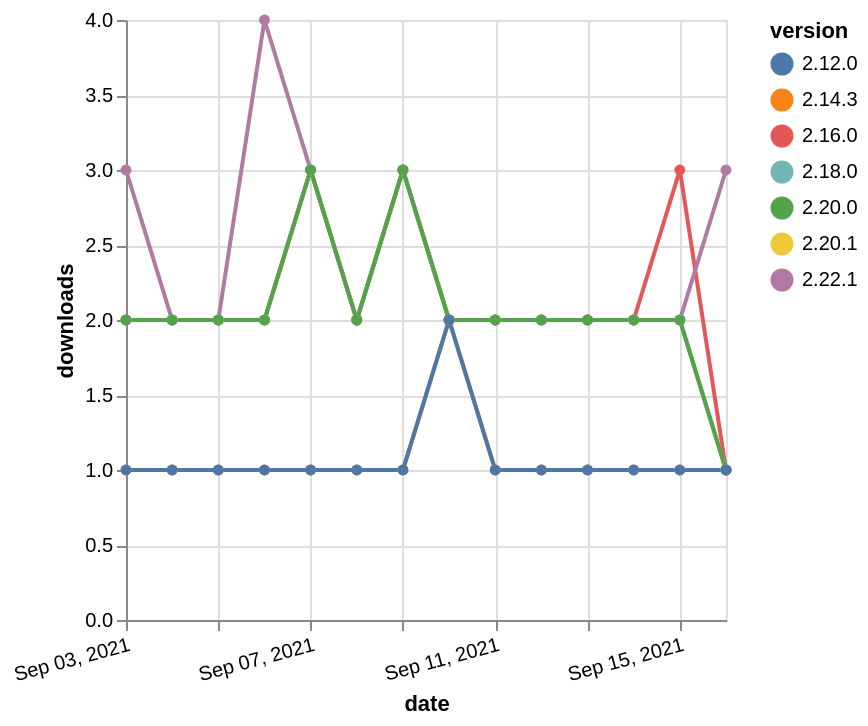

Write the Vega-Lite specification saved for this chart.
### Vega-Lite specification from a JSON file in a GitHub repository (floating-point values rounded to 4 significant figures)
{"$schema": "https://vega.github.io/schema/vega-lite/v5.json", "description": "A simple bar chart with embedded data.", "data": {"values": [{"date": "2021-09-03", "total": 1516, "delta": 2, "version": "2.16.0"}, {"date": "2021-09-04", "total": 1518, "delta": 2, "version": "2.16.0"}, {"date": "2021-09-05", "total": 1520, "delta": 2, "version": "2.16.0"}, {"date": "2021-09-06", "total": 1522, "delta": 2, "version": "2.16.0"}, {"date": "2021-09-07", "total": 1525, "delta": 3, "version": "2.16.0"}, {"date": "2021-09-08", "total": 1527, "delta": 2, "version": "2.16.0"}, {"date": "2021-09-09", "total": 1530, "delta": 3, "version": "2.16.0"}, {"date": "2021-09-10", "total": 1532, "delta": 2, "version": "2.16.0"}, {"date": "2021-09-11", "total": 1534, "delta": 2, "version": "2.16.0"}, {"date": "2021-09-12", "total": 1536, "delta": 2, "version": "2.16.0"}, {"date": "2021-09-13", "total": 1538, "delta": 2, "version": "2.16.0"}, {"date": "2021-09-14", "total": 1540, "delta": 2, "version": "2.16.0"}, {"date": "2021-09-15", "total": 1543, "delta": 3, "version": "2.16.0"}, {"date": "2021-09-16", "total": 1544, "delta": 1, "version": "2.16.0"}, {"date": "2021-09-03", "total": 229, "delta": 3, "version": "2.22.1"}, {"date": "2021-09-04", "total": 231, "delta": 2, "version": "2.22.1"}, {"date": "2021-09-05", "total": 233, "delta": 2, "version": "2.22.1"}, {"date": "2021-09-06", "total": 237, "delta": 4, "version": "2.22.1"}, {"date": "2021-09-07", "total": 240, "delta": 3, "version": "2.22.1"}, {"date": "2021-09-08", "total": 242, "delta": 2, "version": "2.22.1"}, {"date": "2021-09-09", "total": 245, "delta": 3, "version": "2.22.1"}, {"date": "2021-09-10", "total": 247, "delta": 2, "version": "2.22.1"}, {"date": "2021-09-11", "total": 249, "delta": 2, "version": "2.22.1"}, {"date": "2021-09-12", "total": 251, "delta": 2, "version": "2.22.1"}, {"date": "2021-09-13", "total": 253, "delta": 2, "version": "2.22.1"}, {"date": "2021-09-14", "total": 255, "delta": 2, "version": "2.22.1"}, {"date": "2021-09-15", "total": 257, "delta": 2, "version": "2.22.1"}, {"date": "2021-09-16", "total": 260, "delta": 3, "version": "2.22.1"}, {"date": "2021-09-03", "total": 388, "delta": 2, "version": "2.20.1"}, {"date": "2021-09-04", "total": 390, "delta": 2, "version": "2.20.1"}, {"date": "2021-09-05", "total": 392, "delta": 2, "version": "2.20.1"}, {"date": "2021-09-06", "total": 394, "delta": 2, "version": "2.20.1"}, {"date": "2021-09-07", "total": 397, "delta": 3, "version": "2.20.1"}, {"date": "2021-09-08", "total": 399, "delta": 2, "version": "2.20.1"}, {"date": "2021-09-09", "total": 402, "delta": 3, "version": "2.20.1"}, {"date": "2021-09-10", "total": 404, "delta": 2, "version": "2.20.1"}, {"date": "2021-09-11", "total": 406, "delta": 2, "version": "2.20.1"}, {"date": "2021-09-12", "total": 408, "delta": 2, "version": "2.20.1"}, {"date": "2021-09-13", "total": 410, "delta": 2, "version": "2.20.1"}, {"date": "2021-09-14", "total": 412, "delta": 2, "version": "2.20.1"}, {"date": "2021-09-15", "total": 414, "delta": 2, "version": "2.20.1"}, {"date": "2021-09-16", "total": 415, "delta": 1, "version": "2.20.1"}, {"date": "2021-09-03", "total": 1030, "delta": 2, "version": "2.18.0"}, {"date": "2021-09-04", "total": 1032, "delta": 2, "version": "2.18.0"}, {"date": "2021-09-05", "total": 1034, "delta": 2, "version": "2.18.0"}, {"date": "2021-09-06", "total": 1036, "delta": 2, "version": "2.18.0"}, {"date": "2021-09-07", "total": 1039, "delta": 3, "version": "2.18.0"}, {"date": "2021-09-08", "total": 1041, "delta": 2, "version": "2.18.0"}, {"date": "2021-09-09", "total": 1044, "delta": 3, "version": "2.18.0"}, {"date": "2021-09-10", "total": 1046, "delta": 2, "version": "2.18.0"}, {"date": "2021-09-11", "total": 1048, "delta": 2, "version": "2.18.0"}, {"date": "2021-09-12", "total": 1050, "delta": 2, "version": "2.18.0"}, {"date": "2021-09-13", "total": 1052, "delta": 2, "version": "2.18.0"}, {"date": "2021-09-14", "total": 1054, "delta": 2, "version": "2.18.0"}, {"date": "2021-09-15", "total": 1056, "delta": 2, "version": "2.18.0"}, {"date": "2021-09-16", "total": 1057, "delta": 1, "version": "2.18.0"}, {"date": "2021-09-03", "total": 210, "delta": 1, "version": "2.14.3"}, {"date": "2021-09-04", "total": 211, "delta": 1, "version": "2.14.3"}, {"date": "2021-09-05", "total": 212, "delta": 1, "version": "2.14.3"}, {"date": "2021-09-06", "total": 213, "delta": 1, "version": "2.14.3"}, {"date": "2021-09-07", "total": 214, "delta": 1, "version": "2.14.3"}, {"date": "2021-09-08", "total": 215, "delta": 1, "version": "2.14.3"}, {"date": "2021-09-09", "total": 216, "delta": 1, "version": "2.14.3"}, {"date": "2021-09-10", "total": 218, "delta": 2, "version": "2.14.3"}, {"date": "2021-09-11", "total": 219, "delta": 1, "version": "2.14.3"}, {"date": "2021-09-12", "total": 220, "delta": 1, "version": "2.14.3"}, {"date": "2021-09-13", "total": 221, "delta": 1, "version": "2.14.3"}, {"date": "2021-09-14", "total": 222, "delta": 1, "version": "2.14.3"}, {"date": "2021-09-15", "total": 223, "delta": 1, "version": "2.14.3"}, {"date": "2021-09-16", "total": 224, "delta": 1, "version": "2.14.3"}, {"date": "2021-09-03", "total": 688, "delta": 2, "version": "2.20.0"}, {"date": "2021-09-04", "total": 690, "delta": 2, "version": "2.20.0"}, {"date": "2021-09-05", "total": 692, "delta": 2, "version": "2.20.0"}, {"date": "2021-09-06", "total": 694, "delta": 2, "version": "2.20.0"}, {"date": "2021-09-07", "total": 697, "delta": 3, "version": "2.20.0"}, {"date": "2021-09-08", "total": 699, "delta": 2, "version": "2.20.0"}, {"date": "2021-09-09", "total": 702, "delta": 3, "version": "2.20.0"}, {"date": "2021-09-10", "total": 704, "delta": 2, "version": "2.20.0"}, {"date": "2021-09-11", "total": 706, "delta": 2, "version": "2.20.0"}, {"date": "2021-09-12", "total": 708, "delta": 2, "version": "2.20.0"}, {"date": "2021-09-13", "total": 710, "delta": 2, "version": "2.20.0"}, {"date": "2021-09-14", "total": 712, "delta": 2, "version": "2.20.0"}, {"date": "2021-09-15", "total": 714, "delta": 2, "version": "2.20.0"}, {"date": "2021-09-16", "total": 715, "delta": 1, "version": "2.20.0"}, {"date": "2021-09-03", "total": 258, "delta": 1, "version": "2.12.0"}, {"date": "2021-09-04", "total": 259, "delta": 1, "version": "2.12.0"}, {"date": "2021-09-05", "total": 260, "delta": 1, "version": "2.12.0"}, {"date": "2021-09-06", "total": 261, "delta": 1, "version": "2.12.0"}, {"date": "2021-09-07", "total": 262, "delta": 1, "version": "2.12.0"}, {"date": "2021-09-08", "total": 263, "delta": 1, "version": "2.12.0"}, {"date": "2021-09-09", "total": 264, "delta": 1, "version": "2.12.0"}, {"date": "2021-09-10", "total": 266, "delta": 2, "version": "2.12.0"}, {"date": "2021-09-11", "total": 267, "delta": 1, "version": "2.12.0"}, {"date": "2021-09-12", "total": 268, "delta": 1, "version": "2.12.0"}, {"date": "2021-09-13", "total": 269, "delta": 1, "version": "2.12.0"}, {"date": "2021-09-14", "total": 270, "delta": 1, "version": "2.12.0"}, {"date": "2021-09-15", "total": 271, "delta": 1, "version": "2.12.0"}, {"date": "2021-09-16", "total": 272, "delta": 1, "version": "2.12.0"}]}, "width": "container", "mark": {"type": "line", "point": {"filled": true}}, "encoding": {"x": {"field": "date", "type": "temporal", "timeUnit": "yearmonthdate", "title": "date", "axis": {"labelAngle": -15}}, "y": {"field": "delta", "type": "quantitative", "title": "downloads"}, "color": {"field": "version", "type": "nominal"}, "tooltip": {"field": "delta"}}}
